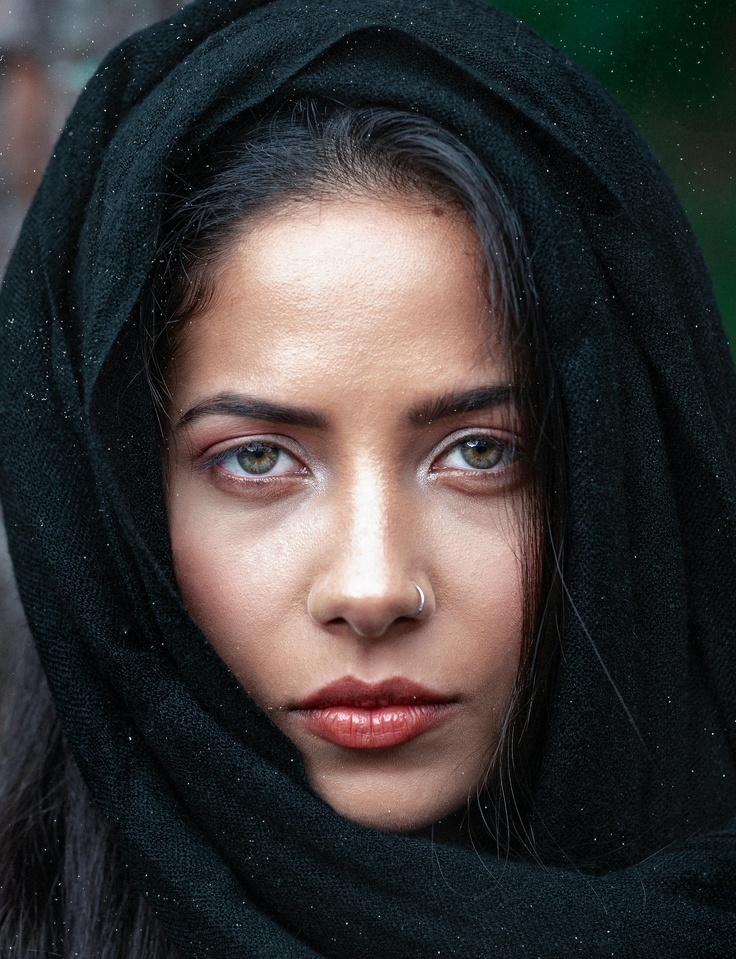
#> input picture Train_FaceRecognition_with_ML/data/female/female_000001.jpg, 736 x 959 px, shrunk from 3182 x 4148 before the run; its folder holds only this picture in this run
$ jupyter execute --allow-errors 01_FRM_data_preprocessing_crop_faces.ipynb
#> lines starting #> are read from the running program, lines starting #| are printed output that depends on the picture
[cell 1]
import numpy as np
import cv2
from glob import glob
import matplotlib.pyplot as plt

[cell 2]
fpath = glob('./data/female/*.jpg')
mpath = glob('./data/male/*.jpg')

[cell 3]
print('The number of images in Female folder = ', len(fpath))
print('The number of images in Male folder = ', len(mpath))

#> (a cell that did not finish here is left out)

#> (a cell that did not finish here is left out)

[cell 6]
haar = cv2.CascadeClassifier('./model/haarcascade_frontalface_default.xml')

[cell 7]
for i in range(len(fpath)):
    try:

        #step 1: read image and convert to RGB
        img = cv2.imread(fpath[i]) #read img in BGR
#> img is the input picture: shape (959, 736, 3); mean B, G, R 56.4, 56.7, 59.7
        img_rgb = cv2.cvtColor(img, cv2.COLOR_BGR2RGB) #convert BGR to RGB

        #step 2: aplly haar cascade classifier
        gray = cv2.cvtColor(img_rgb, cv2.COLOR_BGR2GRAY)
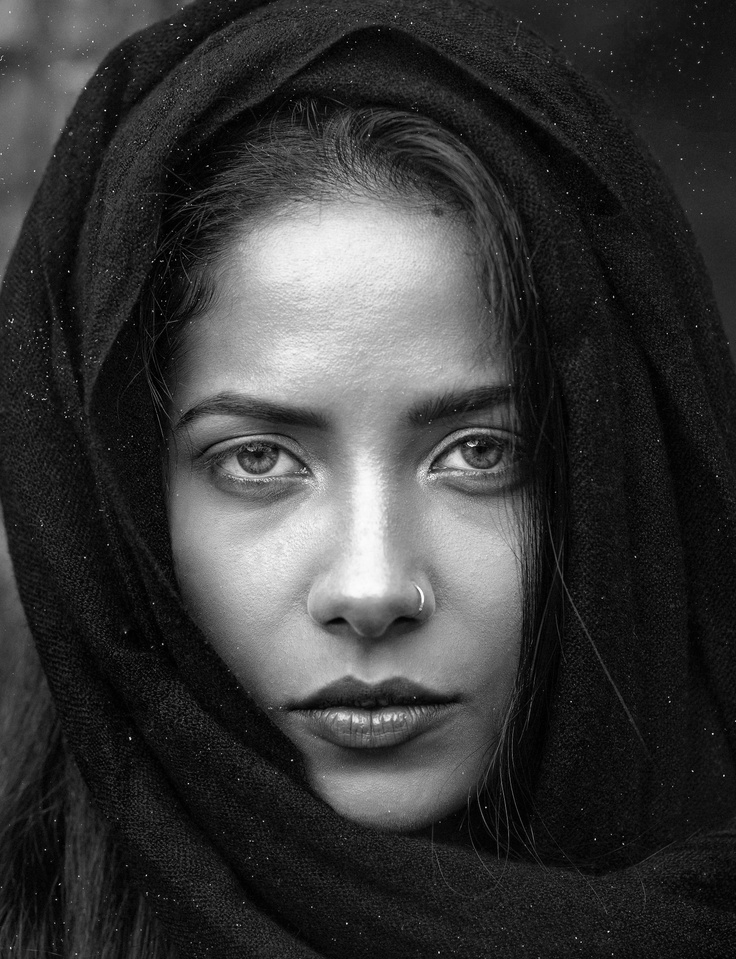
#> gray: shape (959, 736); min 0, max 254, mean 56.9
        faces_list = haar.detectMultiScale(gray, 1.6, 5)
#> faces_list = [[161, 314, 403, 403], [39, 211, 644, 644]]
        for x,y,w,h in faces_list:
            #step 3: crop face
            roi = img[y:y+h, x:x+w]
            #step 4: save image
            cv2.imwrite(f'./crop_data/female/female_{i}.jpg', roi)
            print('Image Sucessfully processed')
#> this loop made 2 passes
#| Image Sucessfully processed
#| Image Sucessfully processed
#> pass 1, `roi = img[y:y+h, x:x+w]`:
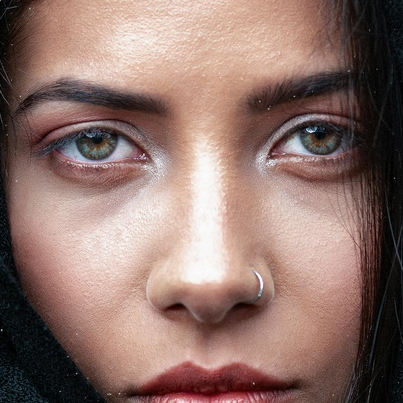
#> roi: shape (403, 403, 3); mean B, G, R 106.9, 114.5, 141.9
#> pass 2, `roi = img[y:y+h, x:x+w]`:
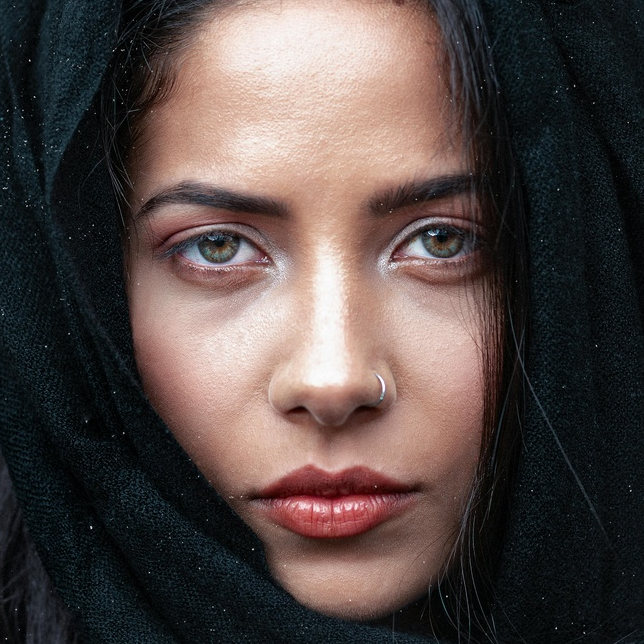
#> roi: shape (644, 644, 3); mean B, G, R 68.5, 70.9, 82.3
    except:
        print('Unable to Process the image')

$ run again, on Train_FaceRecognition_with_ML/data/female/female_000005.jpg
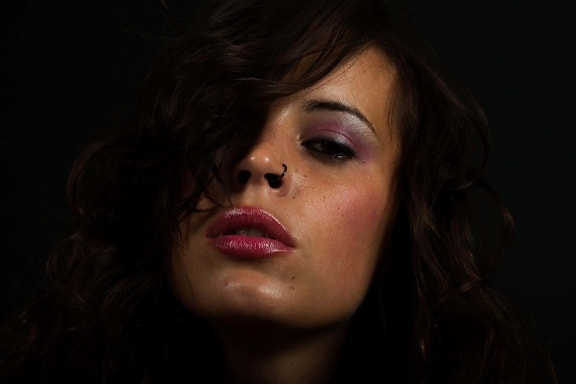
#> input picture Train_FaceRecognition_with_ML/data/female/female_000005.jpg, 576 x 384 px
#> img is the input picture: shape (384, 576, 3); mean B, G, R 12.8, 17.7, 28.5
#> `gray = cv2.cvtColor(img_rgb, cv2.COLOR_BGR2GRAY)`:
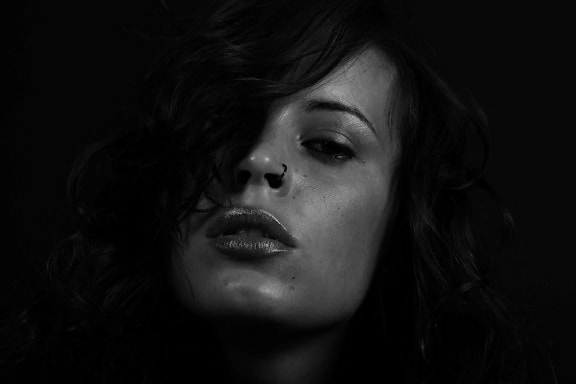
#> gray: shape (384, 576); min 0, max 193, mean 17.5
#> faces_list = ()

$ run again, on Train_FaceRecognition_with_ML/data/female/female_000006.jpg
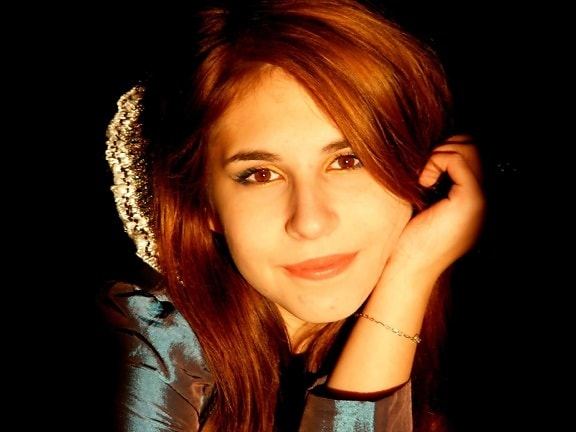
#> input picture Train_FaceRecognition_with_ML/data/female/female_000006.jpg, 576 x 432 px
#> img is the input picture: shape (432, 576, 3); mean B, G, R 25.8, 45.8, 76.9
#> `gray = cv2.cvtColor(img_rgb, cv2.COLOR_BGR2GRAY)`:
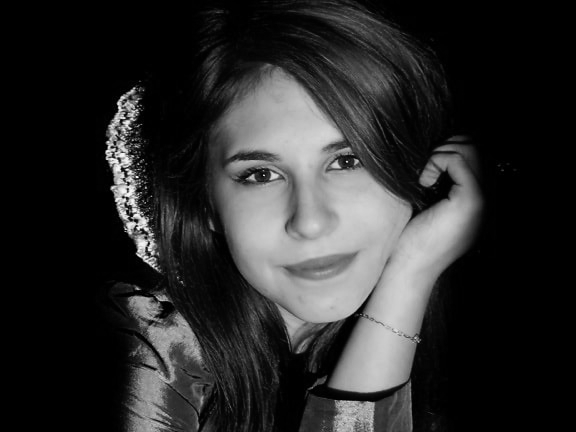
#> gray: shape (432, 576); min 0, max 251, mean 43.4
#> faces_list = [[178, 75, 252, 252]]
#> the loop `for x,y,w,h in faces_list:` made 1 pass
#> (printed output is left out)
#> pass 1, `roi = img[y:y+h, x:x+w]`:
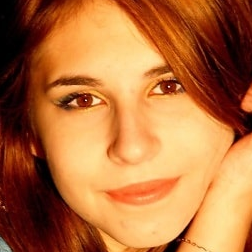
#> roi: shape (252, 252, 3); mean B, G, R 60.9, 113, 181.1

$ run again, on Train_FaceRecognition_with_ML/data/female/female_000007.jpg
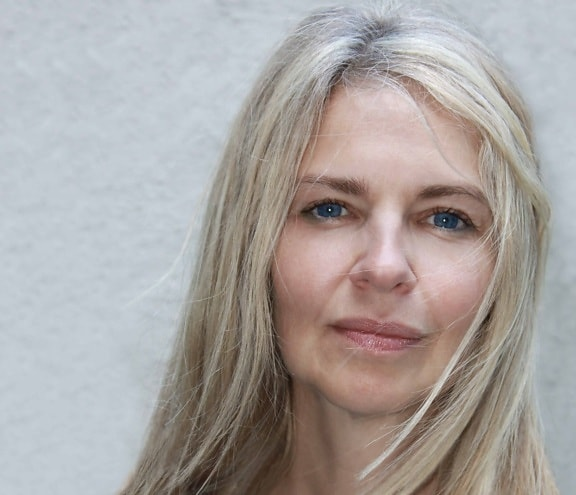
#> input picture Train_FaceRecognition_with_ML/data/female/female_000007.jpg, 576 x 495 px
#> img is the input picture: shape (495, 576, 3); mean B, G, R 161.3, 163.6, 169.3
#> `gray = cv2.cvtColor(img_rgb, cv2.COLOR_BGR2GRAY)`:
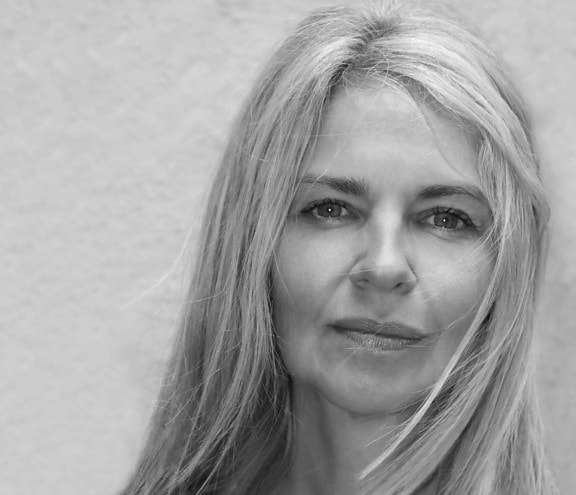
#> gray: shape (495, 576); min 9, max 251, mean 163.6
#> faces_list = ()

$ run again, on Train_FaceRecognition_with_ML/data/female/female_000002.jpg
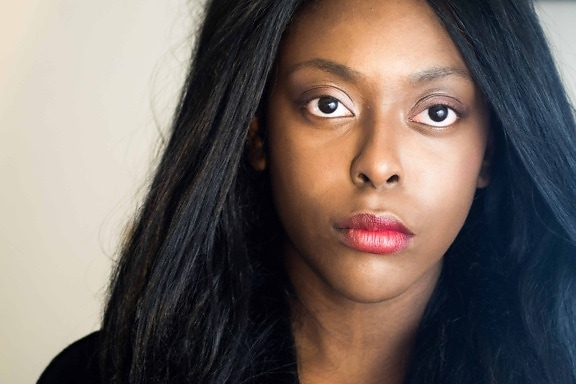
#> input picture Train_FaceRecognition_with_ML/data/female/female_000002.jpg, 576 x 384 px
#> img is the input picture: shape (384, 576, 3); mean B, G, R 99, 104.4, 115.4
#> `gray = cv2.cvtColor(img_rgb, cv2.COLOR_BGR2GRAY)`:
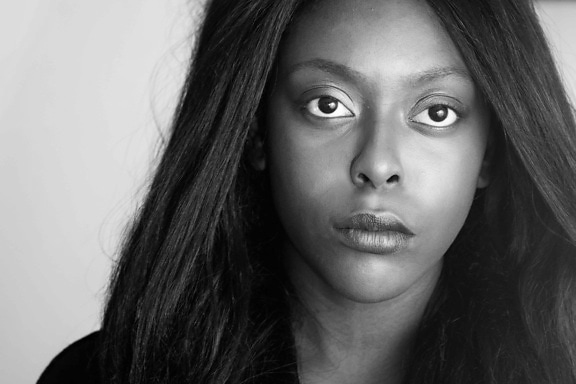
#> gray: shape (384, 576); min 0, max 255, mean 104
#> faces_list = [[258, 23, 252, 252]]
#> the loop `for x,y,w,h in faces_list:` made 1 pass
#> (printed output is left out)
#> pass 1, `roi = img[y:y+h, x:x+w]`:
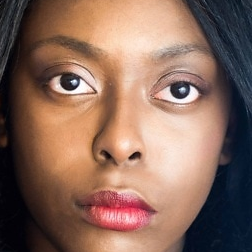
#> roi: shape (252, 252, 3); mean B, G, R 91.2, 104.8, 136.3
